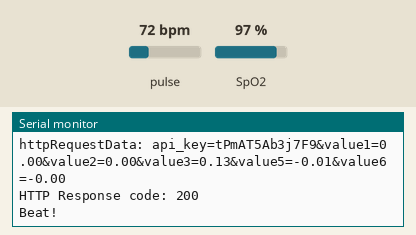
This sketch was run on a simulated ESP32. Shown: the last lines printed to the serial monitor. The inputs (shaded band) are chosen by the test bench; at power-on: pulse 72 bpm, SpO2 97 %. WiFi joins after 1.5 s; servers stay silent unless stated; uploads are accepted with an empty reply.

Above: at 2.7 s.
2.8 s: pulse set to 42 bpm
At 3.6 s:
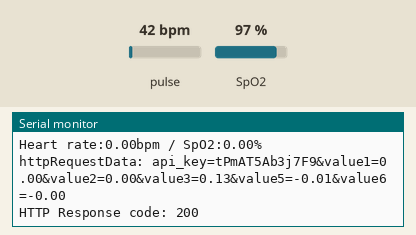
4.3 s: SpO2 set to 80 %
At 5.59 s:
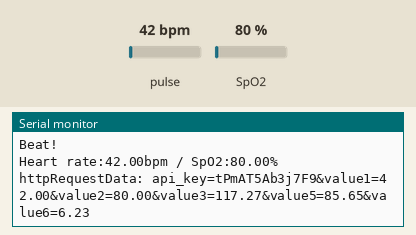
5.8 s: pulse set to 70 bpm
At 7.7 s:
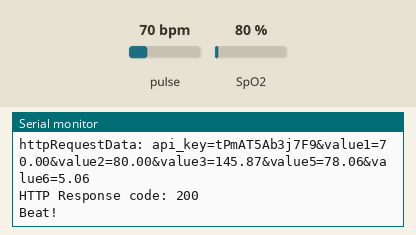
Timing chart, 0 to 9.2 s (numbered marks = the images above; inputs shaded):
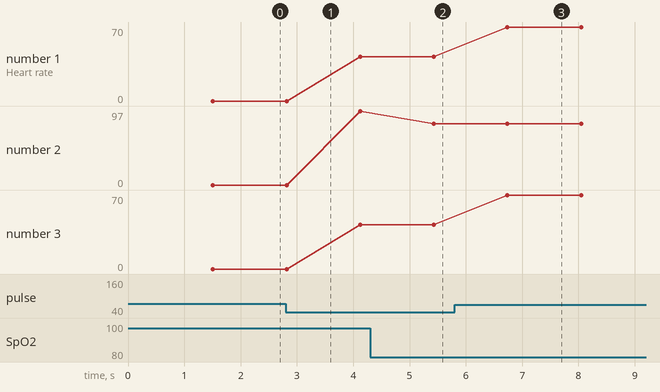

The sketch:

database.ino
```cpp
#include <WiFi.h>
#include <Wire.h>
#include <Adafruit_Sensor.h>
#include <HTTPClient.h>
#include "MAX30100_PulseOximeter.h"

#define REPORTING_PERIOD_MS     1000

// Create a PulseOximeter object
PulseOximeter pox;

// Time at which the last beat occurred
uint32_t tsLastReport = 0;

// Callback routine is executed when a pulse is detected
void onBeatDetected() {
    Serial.println("Beat!");
}

// Replace with your SSID and Password
const char* ssid      = "Redmi 10 2022";
const char* password  = "123456789";
// REPLACE with your Domain name and URL path or IP address with path
const char* serverName = "http://192.168.1.9/database_ta/post-esp-data.php";
// Keep this API Key value to be compatible with the PHP code provided in the project page.
// If you change the apiKeyValue value, the PHP file /post-esp-data.php also needs to have the same key
String apiKeyValue = "tPmAT5Ab3j7F9";
String sensorName = "Vitaglise";
String sensorLocation = "Left Hand";
void setup() {
  Serial.begin(115200);
  if (!pox.begin()) {
    Serial.println("FAILED");
    for(;;);
    }
    else {
      Serial.println("SUCCESS");
    }
  pox.setIRLedCurrent(MAX30100_LED_CURR_46_8MA);

    // Register a callback routine
    pox.setOnBeatDetectedCallback(onBeatDetected);
// Connect to WiFi
  Serial.print("Connecting to ");
  Serial.println(ssid);
  WiFi.begin(ssid, password);
  WiFi.setSleep(false);

  while (WiFi.status() != WL_CONNECTED) {
    delay(500);
    Serial.print(".");
  }

  Serial.println("");
  Serial.print("Connected to WiFi network with IP Address: ");
  Serial.println(WiFi.localIP());
}

void postData(float value1, float value2, float value3, float value5, float value6){
      //Check WiFi connection status
  if(WiFi.status()== WL_CONNECTED){
    HTTPClient http;

    // Your Domain name with URL path or IP address with path
    http.begin(serverName);

    // Specify content-type header
    http.addHeader("Content-Type", "application/x-www-form-urlencoded");

    // Prepare your HTTP POST request data
    String httpRequestData = "api_key=" + apiKeyValue + "&value1=" + String(value1) + "&value2=" + String(value2) + "&value3=" + String(value3) + "&value5=" + String(value5) + "&value6=" + String(value6) +"";
    Serial.print("httpRequestData: ");
    Serial.println(httpRequestData);
// Send HTTP POST request
    int httpResponseCode = http.POST(httpRequestData);

    if (httpResponseCode>0) {
      Serial.print("HTTP Response code: ");
      Serial.println(httpResponseCode);
    }
    else {
      Serial.print("Error code: ");
      Serial.println(httpResponseCode);
    }
    // Free resources
    http.end();
  }
  else {
    Serial.println("WiFi Disconnected");
  }
  //Send an HTTP POST request every hour
  delay(100);
}
void loop() {
     pox.update();

    // Grab the updated heart rate and SpO2 levels
    if (millis() - tsLastReport > REPORTING_PERIOD_MS) {

      float A = pox.getHeartRate();
      float B = pox.getSpO2();
      Serial.print("Heart rate:");
      Serial.print(A);
      Serial.print("bpm / SpO2:");
      Serial.print(B);
      Serial.println("%");

        float C = 0.131783995 + (0.92798323*B)+(1.021408315*A);
        float D = (-0.01173) + (1.21315278*B)+(-0.2712208*A);
        float E = -0.00209127 + (0.099815406*B) -(0.04174689*A);

        postData(A,B,C,D,E);

        tsLastReport = millis();
    }
}
```

Measured:
- after the input at 4.3 s, the serial monitor: prints a new line after 1.1 s (image 2)
- after the input at 5.8 s, the serial monitor: prints a new line after 0.94 s (image 3)
- plotted number 1: 0 → 42 after the input at 2.8 s, 42 → 70 after the input at 5.8 s
- plotted number 2: 97 → 80 after the input at 4.3 s
- plotted number 3: 0 → 42 after the input at 2.8 s, 42 → 70 after the input at 5.8 s
